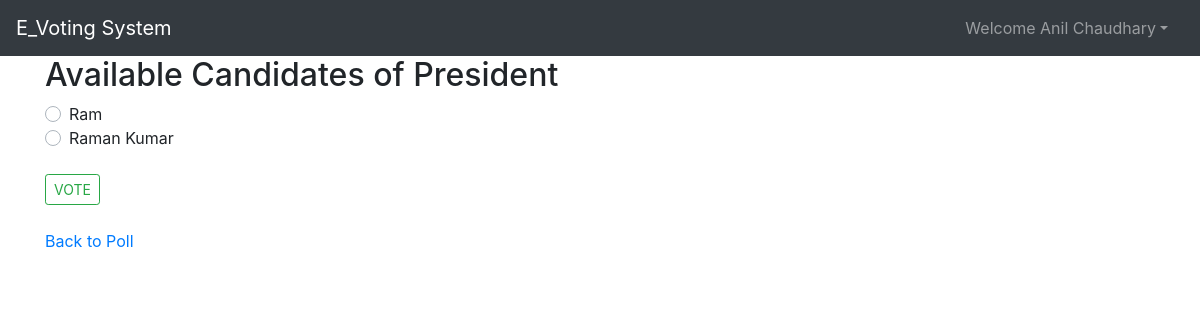
The page /candidate/1/ (signed in) on the database its author committed.
### poll/models.py (models this page shows, shortened)
class Position(models.Model):
    title = models.CharField(max_length=30)
    def __str__(self):
        return self.title

class Candidate(models.Model):
    full_name = models.CharField(max_length=30)
    position = models.ForeignKey(Position, on_delete=models.CASCADE)
    total_vote = models.IntegerField(default=0)

### poll/views.py (the view)
# urls.py: path('candidate/<int:pos>/',views.candidate_view,name="candidate_view"),
@login_required()
def candidate_view(request, pos):
    obj = get_object_or_404(Position, pk=pos)
    if request.method == "POST":
        temp = ControlVote.objects.get_or_create(user=request.user, position=obj)[0]
        print(temp)
        if temp.status == False:
            temp2 = Candidate.objects.get(pk=request.POST.get(obj.title))
            temp2.total_vote += 1
            temp2.save()
            temp.status = True
            temp.save()
            messages.success(request, "Congrats! you VOTED Successfully.")
            return redirect('home')
        else:
            messages.error(request, "Opps! You have already voted for this position")
            return redirect('home')
    else:
        return render(request, 'poll/candidate.html', {'obj': obj})

### templates/poll/candidate.html (shortened to what this page needs)
{% extends 'base.html' %}
{%block body%}
<div class="container">
<h2>Available Candidates of {{obj.title}} </h2>
  <form action="" method="POST">
    {% for c in obj.candidate_set.all %}
     <div class="custom-control custom-radio">
      <label class="custom-control-label" for="id_{{c.id}}">{{c.full_name}}</label>
    </div>
    {% empty %}
      <p>No Candidates Available</p>
    {% endfor %}
    <br><input type="submit" class="btn btn-outline-success btn-sm" value="VOTE">
  </form>
  <br><p><a href="{% url 'position_view' %}">Back to Poll</a></p>
</div>
{% endblock %}

### templates/base.html (shortened to what this page needs)
<!doctype html>
<html lang="en">
<head>
    <link href="https://stackpath.bootstrapcdn.com/bootstrap/4.4.1/css/bootstrap.min.css"
 rel="stylesheet">
</head>
<body>
<nav class="navbar navbar-expand-lg navbar-dark bg-dark">
    <a class="navbar-brand" href="{% url 'home' %}">E_Voting System</a>
    <div class="collapse navbar-collapse" id="navbarNavAltMarkup">
        <div class="navbar-nav ml-auto">
            {% if user.is_authenticated %}
            <ul class="navbar-nav mr-2">
                <li class="nav-item dropdown">
                    <a class="nav-link dropdown-toggle" data-toggle="dropdown" href='#' id="navbarDropdown"
                       role="button"> Welcome {{request.user.get_full_name }}</a>
                </li>
            </ul>
        </div>
        {% else %}
        <button class="btn btn-primary mr-2" data-target="#login" data-toggle="modal" type="button">Login</button>
        <button class="btn btn-primary mr-2" data-target="#register" data-toggle="modal" type="button">SignUp</button>
        {% endif %}
    </div>
</nav>
{% block body %} {% endblock body %}
</body>
</html>

### rows shown on the page
Position: title "President"
Candidate: full_name "Ram"
Candidate: full_name "Raman Kumar"

### other values the page prints
{{ request.user.get_full_name }} "Anil Chaudhary"
